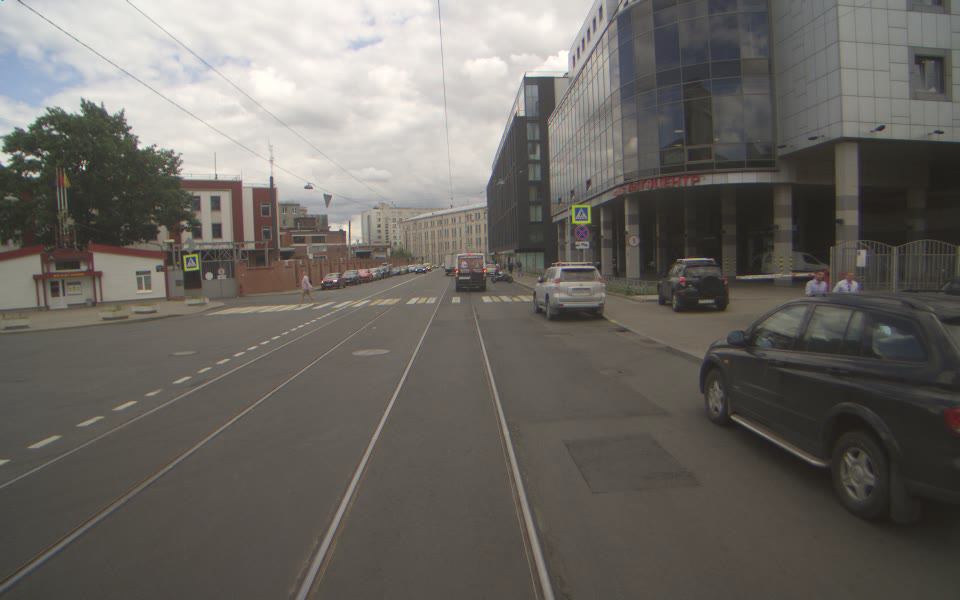
#> input picture data/road.png, 960 x 600 px, found by its file name
$ python 'task3_(Cropping).py'
#> lines starting #> are read from the running program, lines starting #| are printed output that depends on the picture
import cv2
import os


if __name__ == "__main__":
    # check the current working directory (CWD)
    # run examples from root (cv_book folder)
    cwd = os.getcwd()
    # Load our input image
    file_path = os.path.join('data', 'road.png')
    input_image = cv2.imread(file_path)
#> input_image is the input picture: shape (600, 960, 3); mean B, G, R 98.6, 103.6, 107.5
    if input_image is None:
        print('CWD:', cwd)
        print('Image is empty. Check a file path')
        raise SystemExit(-100)

    height, width = input_image.shape[:2]
#> height = 600; width = 960

    start_row = int(height*.25)
#> start_row = 150
    start_col = int(width*.25)
#> start_col = 240

    end_row = int(height*.80)
#> end_row = 480
    end_col = int(width*.80)
#> end_col = 768

    cropped = input_image[start_row:end_row, start_col:end_col]
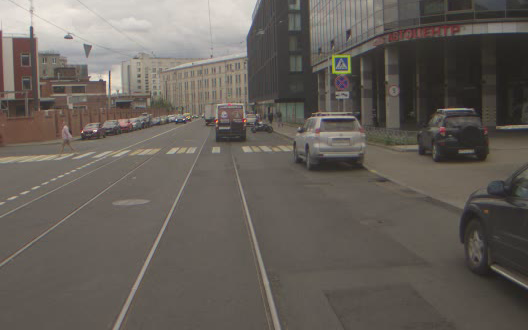
#> cropped: shape (330, 528, 3); mean B, G, R 90.2, 96.4, 102.4

    cv2.imshow("original_image", input_image)
    cv2.waitKey(0)
    cv2.imshow("cropped", cropped)
    cv2.waitKey(0)
    cv2.destroyAllWindows()
